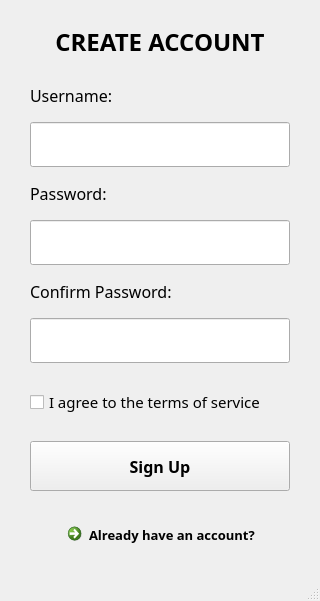
<?xml version="1.0" encoding="UTF-8"?>
<ui version="4.0">
 <class>MainWindow</class>
 <widget class="QMainWindow" name="MainWindow">
  <property name="geometry">
   <rect>
    <x>0</x>
    <y>0</y>
    <width>320</width>
    <height>550</height>
   </rect>
  </property>
  <property name="windowTitle">
   <string>Sign Up</string>
  </property>
  <widget class="QWidget" name="centralwidget">
   <layout class="QVBoxLayout" name="verticalLayout">
    <property name="spacing">
     <number>15</number>
    </property>
    <property name="leftMargin">
     <number>30</number>
    </property>
    <property name="topMargin">
     <number>25</number>
    </property>
    <property name="rightMargin">
     <number>30</number>
    </property>
    <property name="bottomMargin">
     <number>25</number>
    </property>
    <item>
     <widget class="QLabel" name="label_2">
      <property name="font">
       <font>
        <family>Lexend</family>
        <pointsize>18</pointsize>
        <weight>75</weight>
        <bold>true</bold>
       </font>
      </property>
      <property name="text">
       <string>CREATE ACCOUNT</string>
      </property>
      <property name="alignment">
       <set>Qt::AlignCenter</set>
      </property>
     </widget>
    </item>
    <item>
     <spacer name="verticalSpacer_4">
      <property name="orientation">
       <enum>Qt::Vertical</enum>
      </property>
      <property name="sizeType">
       <enum>QSizePolicy::Fixed</enum>
      </property>
      <property name="sizeHint" stdset="0">
       <size>
        <width>20</width>
        <height>10</height>
       </size>
      </property>
     </spacer>
    </item>
    <item>
     <widget class="QLabel" name="label">
      <property name="font">
       <font>
        <family>Lexend</family>
        <pointsize>12</pointsize>
       </font>
      </property>
      <property name="text">
       <string>Username:</string>
      </property>
     </widget>
    </item>
    <item>
     <widget class="QLineEdit" name="lineEditTaiKhoan">
      <property name="minimumSize">
       <size>
        <width>0</width>
        <height>45</height>
       </size>
      </property>
      <property name="font">
       <font>
        <family>Roboto</family>
        <pointsize>12</pointsize>
        <weight>50</weight>
        <bold>false</bold>
       </font>
      </property>
      <property name="maxLength">
       <number>12</number>
      </property>
     </widget>
    </item>
    <item>
     <widget class="QLabel" name="label_3">
      <property name="font">
       <font>
        <family>Lexend</family>
        <pointsize>12</pointsize>
       </font>
      </property>
      <property name="text">
       <string>Password:</string>
      </property>
     </widget>
    </item>
    <item>
     <widget class="QLineEdit" name="lineEditMatKhau">
      <property name="minimumSize">
       <size>
        <width>0</width>
        <height>45</height>
       </size>
      </property>
      <property name="font">
       <font>
        <family>Roboto</family>
        <pointsize>12</pointsize>
        <weight>50</weight>
        <bold>false</bold>
       </font>
      </property>
      <property name="maxLength">
       <number>12</number>
      </property>
      <property name="echoMode">
       <enum>QLineEdit::Password</enum>
      </property>
     </widget>
    </item>
    <item>
     <widget class="QLabel" name="label_4">
      <property name="font">
       <font>
        <family>Lexend</family>
        <pointsize>12</pointsize>
       </font>
      </property>
      <property name="text">
       <string>Confirm Password:</string>
      </property>
     </widget>
    </item>
    <item>
     <widget class="QLineEdit" name="lineEditMatKhauXacNhan">
      <property name="minimumSize">
       <size>
        <width>0</width>
        <height>45</height>
       </size>
      </property>
      <property name="font">
       <font>
        <family>Roboto</family>
        <pointsize>12</pointsize>
        <weight>50</weight>
        <bold>false</bold>
       </font>
      </property>
      <property name="maxLength">
       <number>12</number>
      </property>
      <property name="echoMode">
       <enum>QLineEdit::Password</enum>
      </property>
     </widget>
    </item>
    <item>
     <spacer name="verticalSpacer">
      <property name="orientation">
       <enum>Qt::Vertical</enum>
      </property>
      <property name="sizeType">
       <enum>QSizePolicy::Fixed</enum>
      </property>
      <property name="sizeHint" stdset="0">
       <size>
        <width>20</width>
        <height>10</height>
       </size>
      </property>
     </spacer>
    </item>
    <item>
     <widget class="QCheckBox" name="checkBoxAgree">
      <property name="font">
       <font>
        <family>Lexend</family>
        <pointsize>11</pointsize>
       </font>
      </property>
      <property name="text">
       <string>I agree to the terms of service</string>
      </property>
     </widget>
    </item>
    <item>
     <spacer name="verticalSpacer_2">
      <property name="orientation">
       <enum>Qt::Vertical</enum>
      </property>
      <property name="sizeType">
       <enum>QSizePolicy::Fixed</enum>
      </property>
      <property name="sizeHint" stdset="0">
       <size>
        <width>20</width>
        <height>10</height>
       </size>
      </property>
     </spacer>
    </item>
    <item>
     <widget class="QPushButton" name="pushButtonDangKy">
      <property name="minimumSize">
       <size>
        <width>0</width>
        <height>50</height>
       </size>
      </property>
      <property name="font">
       <font>
        <family>Lexend</family>
        <pointsize>12</pointsize>
        <weight>75</weight>
        <bold>true</bold>
       </font>
      </property>
      <property name="text">
       <string>Sign Up</string>
      </property>
     </widget>
    </item>
    <item>
     <spacer name="verticalSpacer_3">
      <property name="orientation">
       <enum>Qt::Vertical</enum>
      </property>
      <property name="sizeType">
       <enum>QSizePolicy::Fixed</enum>
      </property>
      <property name="sizeHint" stdset="0">
       <size>
        <width>20</width>
        <height>10</height>
       </size>
      </property>
     </spacer>
    </item>
    <item>
     <layout class="QHBoxLayout" name="horizontalLayout">
      <item>
       <spacer name="horizontalSpacer">
        <property name="orientation">
         <enum>Qt::Horizontal</enum>
        </property>
        <property name="sizeHint" stdset="0">
         <size>
          <width>40</width>
          <height>20</height>
         </size>
        </property>
       </spacer>
      </item>
      <item>
       <widget class="QCommandLinkButton" name="commandLinkButtonBackToLogin">
        <property name="font">
         <font>
          <family>Lexend</family>
          <pointsize>10</pointsize>
         </font>
        </property>
        <property name="text">
         <string>Already have an account?</string>
        </property>
       </widget>
      </item>
      <item>
       <spacer name="horizontalSpacer_2">
        <property name="orientation">
         <enum>Qt::Horizontal</enum>
        </property>
        <property name="sizeHint" stdset="0">
         <size>
          <width>40</width>
          <height>20</height>
         </size>
        </property>
       </spacer>
      </item>
     </layout>
    </item>
   </layout>
  </widget>
  <widget class="QStatusBar" name="statusbar"/>
 </widget>
 <resources/>
 <connections/>
</ui>
